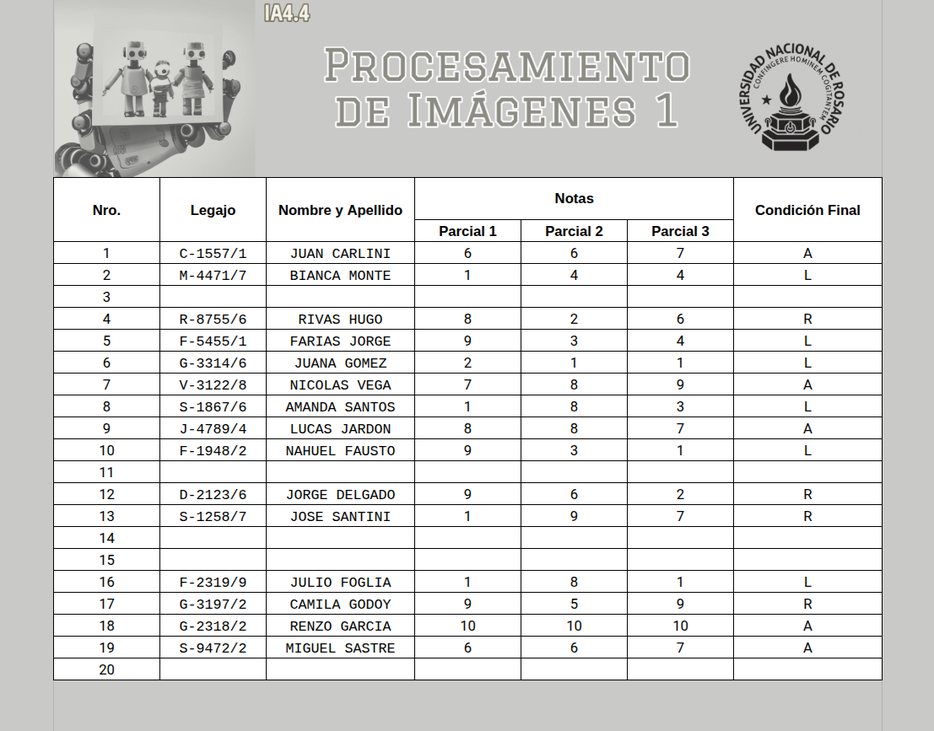
#> input picture TP1/source/grade_sheet_1.png, 934 x 731 px, shrunk from 1107 x 867 before the run; its folder holds 4 pictures in this run
$ python test_pipeline_Claudio.py
#> lines starting #> are read from the running program, lines starting #| are printed output that depends on the picture; after the words box and inside, x2 and y2 are one past the last pixel; in counts of white or black regions, pixels touching at a corner belong together
import cv2
import numpy as np
from pathlib import Path

base_dir = Path(__file__).resolve().parent.parent
source_dir = base_dir / "source"

for idx in [1, 2, 3, 4]:
    img = cv2.imread(str(source_dir / f"grade_sheet_{idx}.png"), cv2.IMREAD_GRAYSCALE)
#> img: shape (731, 934); min 0, max 255, mean 219.3
    img_th = (img < 128).astype(np.uint8)
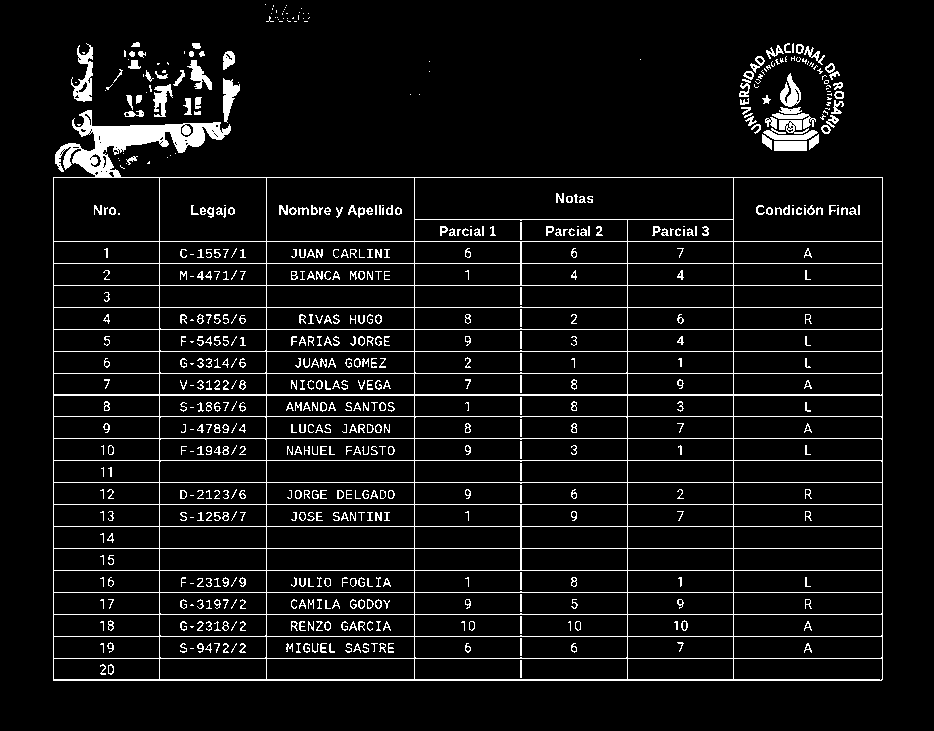
#> img_th: shape (731, 934); values 0 (black) and 1 (white), 6.8% white in thin lines or dots, all inside (x1, y1, x2, y2) = (53, 4, 883, 681)
    kernel_v = cv2.getStructuringElement(cv2.MORPH_RECT, (1, 30))
    v_lines = cv2.morphologyEx(img_th, cv2.MORPH_OPEN, kernel_v)
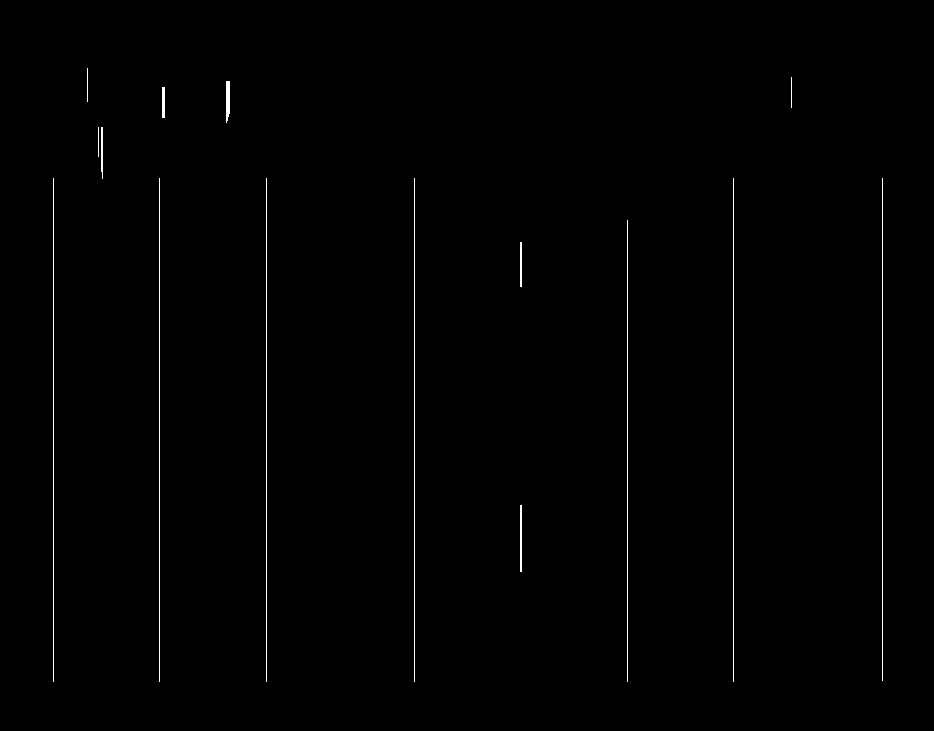
#> v_lines: shape (731, 934); values 0 (black) and 1 (white), 0.61% white in thin lines or dots, all inside (x1, y1, x2, y2) = (53, 68, 883, 682)
    col_sum = np.sum(v_lines, axis=0)
#> col_sum = 934 values, max 504 at index 53, min 0 at index 0, mean 4.44

    th = 0.4 * np.max(col_sum)
#> th = 201.6
    idx_peaks = np.where(col_sum > th)[0]
#> idx_peaks = [53, 159, 266, 414, 627, 733, 882]
    groups = np.split(idx_peaks, np.where(np.diff(idx_peaks) > 1)[0] + 1)
#> groups = [[53], [159], [266], [414], [627], [733], [882]]
    x_lines = [(g[0] + g[-1]) // 2 for g in groups]
#> x_lines = [53, 159, 266, 414, 627, 733, 882]
    print(f"Sheet {idx}: x_lines={len(x_lines)}, col diffs = {np.diff(x_lines)}")
#| Sheet 1: x_lines=7, col diffs = [106 107 148 213 106 149]
#> pass 2 of the loop `for idx in [1, 2, 3, 4]:`:
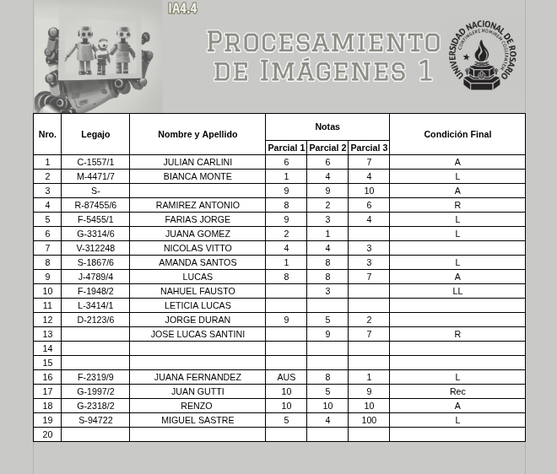
#> input picture TP1/source/grade_sheet_2.png, 557 x 474 px, shrunk from 660 x 562 before the run
#> img: shape (474, 557)
#> `img_th = (img < 128).astype(np.uint8)`:
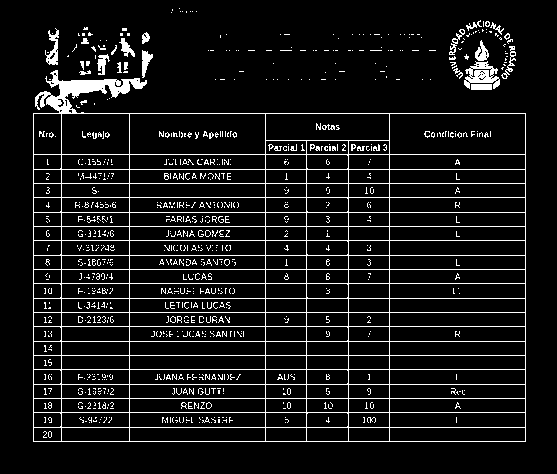
#> img_th: shape (474, 557); values 0 (black) and 1 (white), 8.6% white in thin lines or dots, all inside (x1, y1, x2, y2) = (33, 8, 526, 442)
#> `v_lines = cv2.morphologyEx(img_th, cv2.MORPH_OPEN, kernel_v)`:
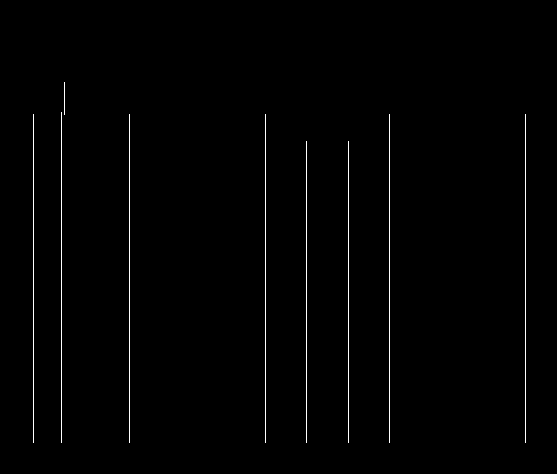
#> v_lines: shape (474, 557); values 0 (black) and 1 (white), 0.99% white in thin lines or dots, all inside (x1, y1, x2, y2) = (33, 82, 526, 443)
#> col_sum = 557 values, max 331 at index 61, min 0 at index 0, mean 4.69
#> th = 132.4
#> idx_peaks = [33, 61, 129, 265, 306, 348, 389, 525]
#> groups = [[33], [61], [129], [265], [306], [348], [389], [525]]
#> x_lines = [33, 61, 129, 265, 306, 348, 389, 525]
#| Sheet 2: x_lines=8, col diffs = [ 28  68 136  41  42  41 136]
#> pass 3 of the loop `for idx in [1, 2, 3, 4]:`:
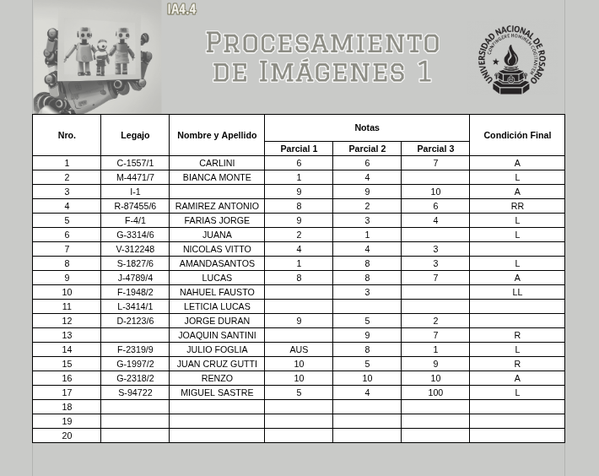
#> input picture TP1/source/grade_sheet_3.png, 599 x 476 px, shrunk from 710 x 564 before the run
#> img: shape (476, 599)
#> `img_th = (img < 128).astype(np.uint8)`:
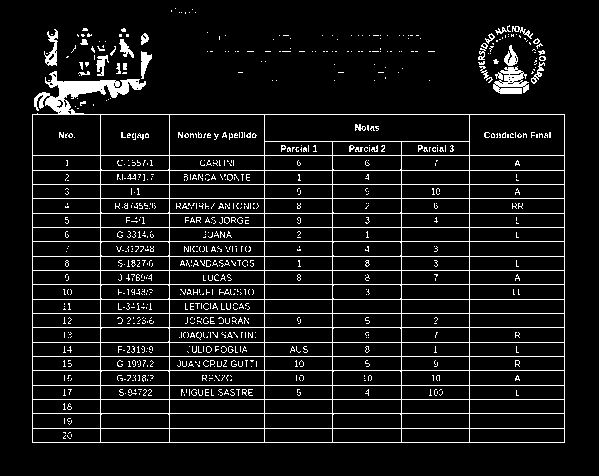
#> img_th: shape (476, 599); values 0 (black) and 1 (white), 8.2% white in thin lines or dots, all inside (x1, y1, x2, y2) = (32, 8, 565, 443)
#> `v_lines = cv2.morphologyEx(img_th, cv2.MORPH_OPEN, kernel_v)`:
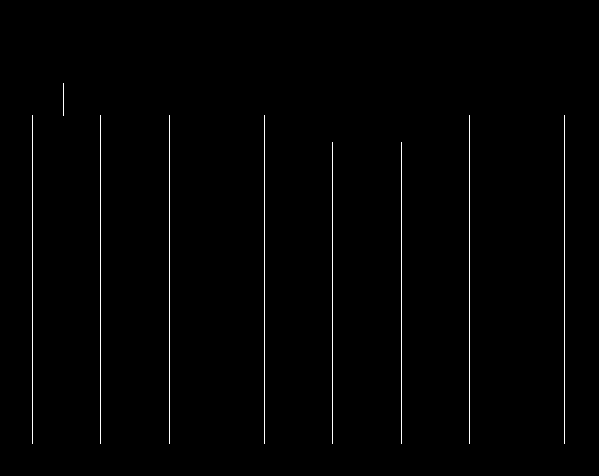
#> v_lines: shape (476, 599); values 0 (black) and 1 (white), 0.92% white in thin lines or dots, all inside (x1, y1, x2, y2) = (32, 83, 565, 444)
#> col_sum = 599 values, max 329 at index 32, min 0 at index 0, mean 4.36
#> th = 131.6
#> idx_peaks = [32, 100, 169, 264, 332, 401, 469, 564]
#> groups = [[32], [100], [169], [264], [332], [401], [469], [564]]
#> x_lines = [32, 100, 169, 264, 332, 401, 469, 564]
#| Sheet 3: x_lines=8, col diffs = [68 69 95 68 69 68 95]
#> the loop made 4 passes; the first 3 are shown
